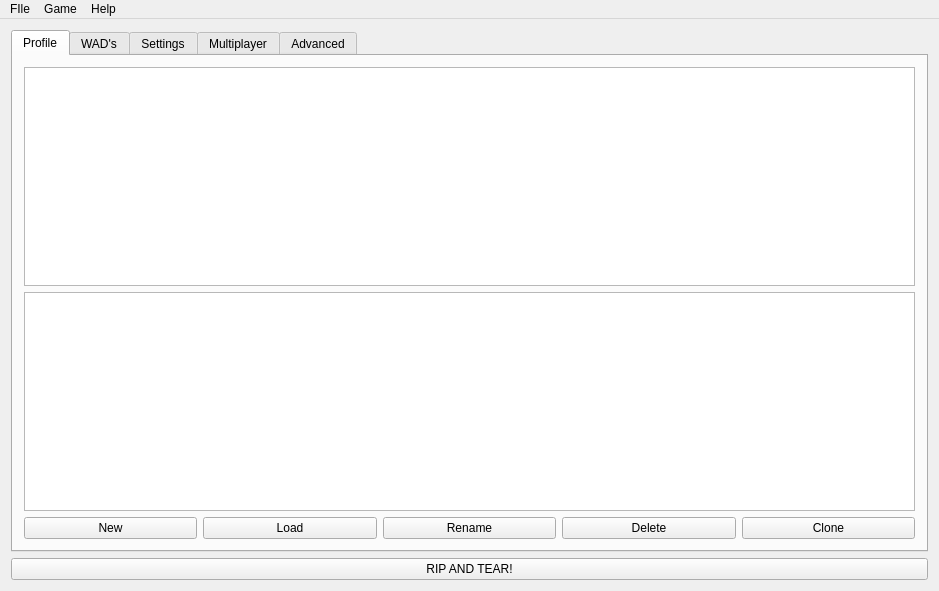
<?xml version="1.0" encoding="UTF-8"?>
<ui version="4.0">
 <class>MainWindow</class>
 <widget class="QMainWindow" name="MainWindow">
  <property name="geometry">
   <rect>
    <x>0</x>
    <y>0</y>
    <width>939</width>
    <height>591</height>
   </rect>
  </property>
  <property name="windowTitle">
   <string>Chicken Launcher</string>
  </property>
  <property name="windowIcon">
   <iconset resource="icon.qrc">
    <normaloff>:/images/chicken.png</normaloff>:/images/chicken.png</iconset>
  </property>
  <widget class="QWidget" name="centralWidget">
   <layout class="QVBoxLayout" name="verticalLayout_4">
    <item>
     <widget class="QTabWidget" name="tabWidget">
      <property name="tabShape">
       <enum>QTabWidget::Rounded</enum>
      </property>
      <property name="currentIndex">
       <number>0</number>
      </property>
      <widget class="QWidget" name="profile_tab">
       <attribute name="title">
        <string>Profile</string>
       </attribute>
       <layout class="QVBoxLayout" name="verticalLayout_3">
        <item>
         <widget class="QTableWidget" name="ltw_profile">
          <property name="sizePolicy">
           <sizepolicy hsizetype="Expanding" vsizetype="Expanding">
            <horstretch>0</horstretch>
            <verstretch>0</verstretch>
           </sizepolicy>
          </property>
          <property name="editTriggers">
           <set>QAbstractItemView::NoEditTriggers</set>
          </property>
          <property name="selectionMode">
           <enum>QAbstractItemView::SingleSelection</enum>
          </property>
          <property name="selectionBehavior">
           <enum>QAbstractItemView::SelectRows</enum>
          </property>
          <property name="showGrid">
           <bool>false</bool>
          </property>
          <attribute name="horizontalHeaderVisible">
           <bool>false</bool>
          </attribute>
          <attribute name="horizontalHeaderCascadingSectionResizes">
           <bool>false</bool>
          </attribute>
          <attribute name="horizontalHeaderDefaultSectionSize">
           <number>88</number>
          </attribute>
          <attribute name="horizontalHeaderMinimumSectionSize">
           <number>88</number>
          </attribute>
          <attribute name="verticalHeaderVisible">
           <bool>false</bool>
          </attribute>
          <attribute name="verticalHeaderDefaultSectionSize">
           <number>16</number>
          </attribute>
          <column>
           <property name="text">
            <string>Profile</string>
           </property>
           <property name="font">
            <font>
             <kerning>false</kerning>
            </font>
           </property>
          </column>
          <column>
           <property name="text">
            <string>Game</string>
           </property>
          </column>
         </widget>
        </item>
        <item>
         <widget class="QListWidget" name="lw_profile">
          <property name="selectionMode">
           <enum>QAbstractItemView::SingleSelection</enum>
          </property>
         </widget>
        </item>
        <item>
         <layout class="QHBoxLayout" name="horizontalLayout">
          <item>
           <widget class="QPushButton" name="btn_new">
            <property name="text">
             <string>New</string>
            </property>
            <property name="icon">
             <iconset resource="icon.qrc">
              <normaloff>:/images/new.svg</normaloff>:/images/new.svg</iconset>
            </property>
            <property name="iconSize">
             <size>
              <width>16</width>
              <height>16</height>
             </size>
            </property>
            <property name="checkable">
             <bool>false</bool>
            </property>
           </widget>
          </item>
          <item>
           <widget class="QPushButton" name="btn_load">
            <property name="text">
             <string>Load</string>
            </property>
            <property name="icon">
             <iconset resource="icon.qrc">
              <normaloff>:/images/load.svg</normaloff>:/images/load.svg</iconset>
            </property>
            <property name="iconSize">
             <size>
              <width>16</width>
              <height>16</height>
             </size>
            </property>
           </widget>
          </item>
          <item>
           <widget class="QPushButton" name="btn_rename">
            <property name="text">
             <string>Rename</string>
            </property>
            <property name="icon">
             <iconset resource="icon.qrc">
              <normaloff>:/images/rename.svg</normaloff>:/images/rename.svg</iconset>
            </property>
            <property name="iconSize">
             <size>
              <width>16</width>
              <height>16</height>
             </size>
            </property>
           </widget>
          </item>
          <item>
           <widget class="QPushButton" name="btn_delete">
            <property name="text">
             <string>Delete</string>
            </property>
            <property name="icon">
             <iconset resource="icon.qrc">
              <normaloff>:/images/delete.svg</normaloff>:/images/delete.svg</iconset>
            </property>
            <property name="iconSize">
             <size>
              <width>16</width>
              <height>16</height>
             </size>
            </property>
           </widget>
          </item>
          <item>
           <widget class="QPushButton" name="btn_clone">
            <property name="text">
             <string>Clone</string>
            </property>
            <property name="icon">
             <iconset resource="icon.qrc">
              <normaloff>:/images/clone.svg</normaloff>:/images/clone.svg</iconset>
            </property>
            <property name="iconSize">
             <size>
              <width>16</width>
              <height>16</height>
             </size>
            </property>
           </widget>
          </item>
         </layout>
        </item>
       </layout>
      </widget>
      <widget class="QWidget" name="wads_tab">
       <attribute name="title">
        <string>WAD's</string>
       </attribute>
       <layout class="QHBoxLayout" name="horizontalLayout_4">
        <item>
         <layout class="QHBoxLayout" name="horizontalLayout_3">
          <property name="sizeConstraint">
           <enum>QLayout::SetDefaultConstraint</enum>
          </property>
          <property name="leftMargin">
           <number>0</number>
          </property>
          <property name="rightMargin">
           <number>0</number>
          </property>
          <item>
           <layout class="QVBoxLayout" name="verticalLayout_6">
            <item>
             <widget class="QLabel" name="label_2">
              <property name="text">
               <string>IWAD:</string>
              </property>
             </widget>
            </item>
            <item>
             <widget class="QListWidget" name="lw_iwad">
              <property name="selectionMode">
               <enum>QAbstractItemView::SingleSelection</enum>
              </property>
              <property name="resizeMode">
               <enum>QListView::Adjust</enum>
              </property>
             </widget>
            </item>
            <item>
             <widget class="QLabel" name="label">
              <property name="text">
               <string>PWAD:</string>
              </property>
             </widget>
            </item>
            <item>
             <layout class="QHBoxLayout" name="horizontalLayout_2">
              <item>
               <widget class="QListWidget" name="lw_pwad">
                <property name="frameShape">
                 <enum>QFrame::StyledPanel</enum>
                </property>
                <property name="frameShadow">
                 <enum>QFrame::Sunken</enum>
                </property>
                <property name="selectionMode">
                 <enum>QAbstractItemView::SingleSelection</enum>
                </property>
                <property name="movement">
                 <enum>QListView::Static</enum>
                </property>
                <property name="isWrapping" stdset="0">
                 <bool>false</bool>
                </property>
                <property name="resizeMode">
                 <enum>QListView::Adjust</enum>
                </property>
                <property name="sortingEnabled">
                 <bool>false</bool>
                </property>
               </widget>
              </item>
              <item>
               <layout class="QVBoxLayout" name="verticalLayout_5">
                <item>
                 <widget class="QPushButton" name="btn_pwad_up">
                  <property name="toolTip">
                   <string>Move selected pwad top on 1</string>
                  </property>
                  <property name="text">
                   <string/>
                  </property>
                  <property name="icon">
                   <iconset resource="icon.qrc">
                    <normaloff>:/images/up.svg</normaloff>:/images/up.svg</iconset>
                  </property>
                  <property name="iconSize">
                   <size>
                    <width>13</width>
                    <height>13</height>
                   </size>
                  </property>
                 </widget>
                </item>
                <item>
                 <widget class="QPushButton" name="btn_pwad_top">
                  <property name="toolTip">
                   <string>Move selected pwad top</string>
                  </property>
                  <property name="text">
                   <string/>
                  </property>
                  <property name="icon">
                   <iconset resource="icon.qrc">
                    <normaloff>:/images/top.svg</normaloff>:/images/top.svg</iconset>
                  </property>
                  <property name="iconSize">
                   <size>
                    <width>13</width>
                    <height>13</height>
                   </size>
                  </property>
                 </widget>
                </item>
                <item>
                 <widget class="QPushButton" name="btn_refresh">
                  <property name="toolTip">
                   <string>Refresh pwad list</string>
                  </property>
                  <property name="text">
                   <string/>
                  </property>
                  <property name="icon">
                   <iconset resource="icon.qrc">
                    <normaloff>:/images/refresh.svg</normaloff>:/images/refresh.svg</iconset>
                  </property>
                  <property name="iconSize">
                   <size>
                    <width>16</width>
                    <height>16</height>
                   </size>
                  </property>
                 </widget>
                </item>
                <item>
                 <widget class="QPushButton" name="btn_pwad_bottom">
                  <property name="toolTip">
                   <string>Move selected pwad bottom</string>
                  </property>
                  <property name="text">
                   <string/>
                  </property>
                  <property name="icon">
                   <iconset resource="icon.qrc">
                    <normaloff>:/images/bottom.svg</normaloff>:/images/bottom.svg</iconset>
                  </property>
                  <property name="iconSize">
                   <size>
                    <width>13</width>
                    <height>13</height>
                   </size>
                  </property>
                 </widget>
                </item>
                <item>
                 <widget class="QPushButton" name="btn_pwad_down">
                  <property name="toolTip">
                   <string>Move selected pwad down on 1</string>
                  </property>
                  <property name="text">
                   <string/>
                  </property>
                  <property name="icon">
                   <iconset resource="icon.qrc">
                    <normaloff>:/images/down.svg</normaloff>:/images/down.svg</iconset>
                  </property>
                  <property name="iconSize">
                   <size>
                    <width>13</width>
                    <height>13</height>
                   </size>
                  </property>
                 </widget>
                </item>
                <item>
                 <widget class="QPushButton" name="btn_clear_selected_pwad">
                  <property name="toolTip">
                   <string>Clear all selected pwads</string>
                  </property>
                  <property name="text">
                   <string/>
                  </property>
                  <property name="icon">
                   <iconset resource="icon.qrc">
                    <normaloff>:/images/delete.svg</normaloff>:/images/delete.svg</iconset>
                  </property>
                  <property name="iconSize">
                   <size>
                    <width>13</width>
                    <height>13</height>
                   </size>
                  </property>
                 </widget>
                </item>
               </layout>
              </item>
             </layout>
            </item>
           </layout>
          </item>
          <item>
           <widget class="QPlainTextEdit" name="pt_description">
            <property name="styleSheet">
             <string notr="true"/>
            </property>
            <property name="readOnly">
             <bool>true</bool>
            </property>
            <property name="plainText">
             <string>They are rage, brutal, without mercy. But you. You will be worse. Rip and tear, until it is done!</string>
            </property>
           </widget>
          </item>
         </layout>
        </item>
       </layout>
      </widget>
      <widget class="QWidget" name="settings_tab">
       <attribute name="title">
        <string>Settings</string>
       </attribute>
       <layout class="QVBoxLayout" name="verticalLayout_7">
        <item>
         <layout class="QHBoxLayout" name="la_iwad">
          <item>
           <widget class="QLabel" name="label_3">
            <property name="text">
             <string>Path to IWADs dir:</string>
            </property>
           </widget>
          </item>
          <item>
           <widget class="QLineEdit" name="le_iwad">
            <property name="text">
             <string/>
            </property>
           </widget>
          </item>
          <item>
           <widget class="QPushButton" name="btn_iwad_path">
            <property name="text">
             <string>...</string>
            </property>
           </widget>
          </item>
         </layout>
        </item>
        <item>
         <layout class="QHBoxLayout" name="la_pwad">
          <item>
           <widget class="QLabel" name="label_4">
            <property name="text">
             <string>Path to PWADs dir:</string>
            </property>
           </widget>
          </item>
          <item>
           <widget class="QLineEdit" name="le_pwad"/>
          </item>
          <item>
           <widget class="QPushButton" name="btn_pwad_path">
            <property name="text">
             <string>...</string>
            </property>
           </widget>
          </item>
         </layout>
        </item>
        <item>
         <widget class="QLabel" name="label_9">
          <property name="text">
           <string>Advanced cmd parametrs:</string>
          </property>
         </widget>
        </item>
        <item>
         <layout class="QHBoxLayout" name="horizontalLayout_8">
          <item>
           <widget class="QLineEdit" name="le_adv_cmd_param"/>
          </item>
          <item>
           <widget class="QPushButton" name="btn_clear_advancedparam_2">
            <property name="text">
             <string>&lt;</string>
            </property>
           </widget>
          </item>
         </layout>
        </item>
        <item>
         <widget class="QLabel" name="label_5">
          <property name="text">
           <string>Advanced port parametrs:</string>
          </property>
         </widget>
        </item>
        <item>
         <layout class="QHBoxLayout" name="horizontalLayout_7">
          <item>
           <widget class="QLineEdit" name="le_adv_port_param"/>
          </item>
          <item>
           <widget class="QPushButton" name="btn_clear_advancedparam">
            <property name="text">
             <string>&lt;</string>
            </property>
           </widget>
          </item>
         </layout>
        </item>
        <item>
         <widget class="QLabel" name="label_6">
          <property name="text">
           <string>Path to port executable:</string>
          </property>
         </widget>
        </item>
        <item>
         <layout class="QHBoxLayout" name="horizontalLayout_6">
          <item>
           <widget class="QLineEdit" name="le_exe"/>
          </item>
          <item>
           <widget class="QPushButton" name="btn_exe">
            <property name="text">
             <string>...</string>
            </property>
           </widget>
          </item>
         </layout>
        </item>
        <item>
         <widget class="QLabel" name="label_10">
          <property name="text">
           <string>Port config file:</string>
          </property>
         </widget>
        </item>
        <item>
         <widget class="QListWidget" name="lw_port_configs_files"/>
        </item>
        <item>
         <layout class="QHBoxLayout" name="la_btn_port_config">
          <item>
           <widget class="QPushButton" name="btn_new_config">
            <property name="text">
             <string>new</string>
            </property>
           </widget>
          </item>
          <item>
           <widget class="QPushButton" name="btn_load_config">
            <property name="text">
             <string>load</string>
            </property>
           </widget>
          </item>
          <item>
           <widget class="QPushButton" name="btn_delete_config">
            <property name="text">
             <string>delete</string>
            </property>
           </widget>
          </item>
         </layout>
        </item>
        <item>
         <spacer name="verticalSpacer">
          <property name="orientation">
           <enum>Qt::Vertical</enum>
          </property>
          <property name="sizeHint" stdset="0">
           <size>
            <width>20</width>
            <height>40</height>
           </size>
          </property>
         </spacer>
        </item>
       </layout>
      </widget>
      <widget class="QWidget" name="network_tab">
       <attribute name="title">
        <string>Multiplayer</string>
       </attribute>
       <layout class="QHBoxLayout" name="horizontalLayout_13">
        <item>
         <widget class="QGroupBox" name="gb_join">
          <property name="title">
           <string>Join</string>
          </property>
          <property name="checkable">
           <bool>true</bool>
          </property>
          <property name="checked">
           <bool>false</bool>
          </property>
          <layout class="QVBoxLayout" name="verticalLayout_8">
           <item>
            <layout class="QHBoxLayout" name="horizontalLayout_11">
             <item>
              <widget class="QLabel" name="label_8">
               <property name="text">
                <string>Host's IP address:</string>
               </property>
              </widget>
             </item>
             <item>
              <widget class="QLineEdit" name="le_ip"/>
             </item>
             <item>
              <widget class="QPushButton" name="btn_clear_ip">
               <property name="text">
                <string>&lt;</string>
               </property>
              </widget>
             </item>
            </layout>
           </item>
           <item>
            <layout class="QHBoxLayout" name="horizontalLayout_12">
             <item>
              <widget class="QLabel" name="label_12">
               <property name="text">
                <string>Port:</string>
               </property>
              </widget>
             </item>
             <item>
              <widget class="QLineEdit" name="le_port"/>
             </item>
             <item>
              <widget class="QPushButton" name="btn_clear_port">
               <property name="text">
                <string>&lt;</string>
               </property>
              </widget>
             </item>
             <item>
              <spacer name="horizontalSpacer_2">
               <property name="orientation">
                <enum>Qt::Horizontal</enum>
               </property>
               <property name="sizeHint" stdset="0">
                <size>
                 <width>40</width>
                 <height>20</height>
                </size>
               </property>
              </spacer>
             </item>
            </layout>
           </item>
           <item>
            <spacer name="verticalSpacer_5">
             <property name="orientation">
              <enum>Qt::Vertical</enum>
             </property>
             <property name="sizeHint" stdset="0">
              <size>
               <width>20</width>
               <height>40</height>
              </size>
             </property>
            </spacer>
           </item>
          </layout>
         </widget>
        </item>
        <item>
         <spacer name="horizontalSpacer">
          <property name="orientation">
           <enum>Qt::Horizontal</enum>
          </property>
          <property name="sizeHint" stdset="0">
           <size>
            <width>40</width>
            <height>20</height>
           </size>
          </property>
         </spacer>
        </item>
       </layout>
      </widget>
      <widget class="QWidget" name="advanced_tab">
       <attribute name="title">
        <string>Advanced</string>
       </attribute>
       <layout class="QGridLayout" name="gridLayout">
        <item row="3" column="0">
         <spacer name="verticalSpacer_7">
          <property name="orientation">
           <enum>Qt::Vertical</enum>
          </property>
          <property name="sizeHint" stdset="0">
           <size>
            <width>20</width>
            <height>90</height>
           </size>
          </property>
         </spacer>
        </item>
        <item row="2" column="0">
         <widget class="QGroupBox" name="gb_demos">
          <property name="title">
           <string>Demos</string>
          </property>
          <property name="flat">
           <bool>false</bool>
          </property>
          <property name="checkable">
           <bool>false</bool>
          </property>
          <layout class="QVBoxLayout" name="verticalLayout_9">
           <item>
            <widget class="QCheckBox" name="cb_recorddemo">
             <property name="toolTip">
              <string>&lt;html&gt;&lt;head/&gt;&lt;body&gt;&lt;p&gt;Records a demo. The -warp parameter or +map command should also be used if you do not want to record the demo on MAP01 or E1M1. You may only record from the start of a map. Loading a savegame and recording&lt;br/&gt;from there is unsupported.&lt;/p&gt;&lt;/body&gt;&lt;/html&gt;</string>
             </property>
             <property name="text">
              <string>Record demo</string>
             </property>
            </widget>
           </item>
           <item>
            <layout class="QHBoxLayout" name="horizontalLayout_18">
             <item>
              <widget class="QLabel" name="lb_playdemo">
               <property name="cursor">
                <cursorShape>WhatsThisCursor</cursorShape>
               </property>
               <property name="toolTip">
                <string>&lt;html&gt;&lt;head/&gt;&lt;body&gt;ZDoom will automatically play the specified demo when it starts. If the .lmp&lt;br&gt; extension is omitted, it will automatically be added.&lt;/body&gt;&lt;/html&gt;</string>
               </property>
               <property name="text">
                <string>Play demo:</string>
               </property>
              </widget>
             </item>
             <item>
              <widget class="QLineEdit" name="le_playdemo"/>
             </item>
             <item>
              <widget class="QPushButton" name="btn_clear_playdemo">
               <property name="text">
                <string>&lt;</string>
               </property>
              </widget>
             </item>
             <item>
              <widget class="QPushButton" name="btn_pick_demo_file">
               <property name="text">
                <string>...</string>
               </property>
              </widget>
             </item>
            </layout>
           </item>
           <item>
            <layout class="QHBoxLayout" name="horizontalLayout_19">
             <item>
              <widget class="QLabel" name="lb_playdemo2">
               <property name="cursor">
                <cursorShape>WhatsThisCursor</cursorShape>
               </property>
               <property name="toolTip">
                <string>&lt;html&gt;&lt;head/&gt;&lt;body&gt;Plays back a demo faster than -playdemo and displays a framerate when the demo is over.&lt;br&gt; If the .lmp extension is omitted, it will automatically be added.&lt;/body&gt;&lt;/html&gt;</string>
               </property>
               <property name="text">
                <string>Time demo:</string>
               </property>
              </widget>
             </item>
             <item>
              <widget class="QLineEdit" name="le_playdemo_2"/>
             </item>
             <item>
              <widget class="QPushButton" name="btn_clear_playdemo2">
               <property name="text">
                <string>&lt;</string>
               </property>
              </widget>
             </item>
             <item>
              <widget class="QPushButton" name="btn_pick_demo_file_2">
               <property name="text">
                <string>...</string>
               </property>
              </widget>
             </item>
            </layout>
           </item>
          </layout>
         </widget>
        </item>
        <item row="0" column="0">
         <widget class="QGroupBox" name="gb_game">
          <property name="title">
           <string>Game</string>
          </property>
          <layout class="QVBoxLayout" name="verticalLayout_10">
           <item>
            <layout class="QHBoxLayout" name="horizontalLayout_14">
             <item>
              <widget class="QLabel" name="label_7">
               <property name="cursor">
                <cursorShape>WhatsThisCursor</cursorShape>
               </property>
               <property name="toolTip">
                <string>e.g. DOOM - E1M2, DOOM II - 12</string>
               </property>
               <property name="text">
                <string>Map:</string>
               </property>
              </widget>
             </item>
             <item>
              <spacer name="horizontalSpacer_6">
               <property name="orientation">
                <enum>Qt::Horizontal</enum>
               </property>
               <property name="sizeHint" stdset="0">
                <size>
                 <width>20</width>
                 <height>20</height>
                </size>
               </property>
              </spacer>
             </item>
             <item>
              <widget class="QLineEdit" name="le_map">
               <property name="inputMask">
                <string/>
               </property>
               <property name="maxLength">
                <number>4</number>
               </property>
              </widget>
             </item>
             <item>
              <spacer name="horizontalSpacer_3">
               <property name="orientation">
                <enum>Qt::Horizontal</enum>
               </property>
               <property name="sizeHint" stdset="0">
                <size>
                 <width>170</width>
                 <height>20</height>
                </size>
               </property>
              </spacer>
             </item>
             <item>
              <widget class="QCheckBox" name="cb_skill">
               <property name="text">
                <string>Skill:</string>
               </property>
              </widget>
             </item>
             <item>
              <widget class="QComboBox" name="cob_skill">
               <item>
                <property name="text">
                 <string>I'm too young to die.</string>
                </property>
               </item>
               <item>
                <property name="text">
                 <string>Hey, not too rough.</string>
                </property>
               </item>
               <item>
                <property name="text">
                 <string>Hurt me plenty.</string>
                </property>
               </item>
               <item>
                <property name="text">
                 <string>Ultra -- Violence.</string>
                </property>
               </item>
               <item>
                <property name="text">
                 <string>Nightmare!</string>
                </property>
               </item>
              </widget>
             </item>
            </layout>
           </item>
           <item>
            <layout class="QHBoxLayout" name="horizontalLayout_15">
             <item>
              <widget class="QCheckBox" name="cb_nosound">
               <property name="toolTip">
                <string>Disables both music and sound effects.</string>
               </property>
               <property name="text">
                <string>No sound</string>
               </property>
              </widget>
             </item>
             <item>
              <widget class="QCheckBox" name="cb_nomusic">
               <property name="toolTip">
                <string>Prevents the playback of music.</string>
               </property>
               <property name="text">
                <string>No music</string>
               </property>
              </widget>
             </item>
             <item>
              <widget class="QCheckBox" name="cb_nosfx">
               <property name="toolTip">
                <string>Prevents the playback of sound effects.</string>
               </property>
               <property name="text">
                <string>No sfx</string>
               </property>
              </widget>
             </item>
             <item>
              <widget class="QCheckBox" name="cb_oldsprites">
               <property name="toolTip">
                <string>Disables sprite renaming. Unless you are playing a mod for Heretic, Hexen or Strife that replaced a few select sprites, you do not need this.</string>
               </property>
               <property name="text">
                <string>Old sprites</string>
               </property>
              </widget>
             </item>
             <item>
              <widget class="QCheckBox" name="cb_noautoload">
               <property name="toolTip">
                <string>&lt;html&gt;&lt;head/&gt;&lt;body&gt;Prevents files from being autoloaded based on the “AutoLoad” sections in&lt;br&gt;the user's configuration file. This flag also disables autoloading of zvox.wad and the skins directory. This can be useful if you use files which are autoloaded when playing normally, but want to load without them for debugging purposes or to play a mod which might be incompatible with them.&lt;/body&gt;&lt;/html&gt;</string>
               </property>
               <property name="text">
                <string>No autoload</string>
               </property>
              </widget>
             </item>
            </layout>
           </item>
           <item>
            <layout class="QHBoxLayout" name="horizontalLayout_16">
             <item>
              <widget class="QCheckBox" name="cb_nostartup">
               <property name="toolTip">
                <string>Disables the startup screens used by Heretic, Hexen and Strife, and use the Doom text-mode startup instead.</string>
               </property>
               <property name="text">
                <string>No startup</string>
               </property>
              </widget>
             </item>
             <item>
              <widget class="QCheckBox" name="cb_stdout">
               <property name="text">
                <string>stdout (for Win32)</string>
               </property>
              </widget>
             </item>
            </layout>
           </item>
           <item>
            <layout class="QHBoxLayout" name="horizontalLayout_17">
             <item>
              <widget class="QLabel" name="label_11">
               <property name="cursor">
                <cursorShape>WhatsThisCursor</cursorShape>
               </property>
               <property name="toolTip">
                <string>&lt;html&gt;&lt;head/&gt;&lt;body&gt;&lt;p&gt;See doom folder on windows, ~/.config/(g)zdoom on Linux,&lt;br/&gt;~/Library/Application Support/ZDoom on OSX.&lt;/p&gt;&lt;p&gt;&lt;span style=&quot; font-weight:600;&quot;&gt;Make sure you set IWAD and PWAD (if need) in zdoom config.&lt;/span&gt;&lt;/p&gt;&lt;p&gt;&lt;span style=&quot; font-weight:600; color:#ff0000;&quot;&gt;WARNING:&lt;/span&gt; On other ports see documentation. But I don't know if it can load saves.&lt;/p&gt;&lt;/body&gt;&lt;/html&gt;</string>
               </property>
               <property name="text">
                <string>Load game:</string>
               </property>
              </widget>
             </item>
             <item>
              <widget class="QLineEdit" name="le_loadgame"/>
             </item>
             <item>
              <widget class="QPushButton" name="btn_clear_loadgame">
               <property name="text">
                <string>&lt;</string>
               </property>
              </widget>
             </item>
             <item>
              <widget class="QPushButton" name="btn_loadgame">
               <property name="text">
                <string>...</string>
               </property>
              </widget>
             </item>
            </layout>
           </item>
          </layout>
         </widget>
        </item>
        <item row="1" column="0">
         <widget class="QGroupBox" name="gb_game_darkplaces">
          <property name="title">
           <string>Game</string>
          </property>
          <layout class="QVBoxLayout" name="verticalLayout_12">
           <item>
            <widget class="QCheckBox" name="cb_darkplaces_water">
             <property name="toolTip">
              <string>+r_water 1</string>
             </property>
             <property name="text">
              <string>Water</string>
             </property>
            </widget>
           </item>
          </layout>
         </widget>
        </item>
        <item row="0" column="1">
         <spacer name="horizontalSpacer_4">
          <property name="orientation">
           <enum>Qt::Horizontal</enum>
          </property>
          <property name="sizeHint" stdset="0">
           <size>
            <width>40</width>
            <height>20</height>
           </size>
          </property>
         </spacer>
        </item>
       </layout>
      </widget>
     </widget>
    </item>
    <item>
     <widget class="QPushButton" name="btn_start">
      <property name="toolTip">
       <string>Play Doom</string>
      </property>
      <property name="text">
       <string>RIP AND TEAR!</string>
      </property>
      <property name="icon">
       <iconset resource="icon.qrc">
        <normaloff>:/images/chicken.png</normaloff>:/images/chicken.png</iconset>
      </property>
      <property name="iconSize">
       <size>
        <width>16</width>
        <height>30</height>
       </size>
      </property>
     </widget>
    </item>
   </layout>
  </widget>
  <widget class="QMenuBar" name="menuBar">
   <property name="geometry">
    <rect>
     <x>0</x>
     <y>0</y>
     <width>939</width>
     <height>22</height>
    </rect>
   </property>
   <widget class="QMenu" name="menuFIle">
    <property name="title">
     <string>FIle</string>
    </property>
    <addaction name="actionMinimize_to_tray_Ctrl_T"/>
    <addaction name="actionSearch_PWAD"/>
    <addaction name="actionPreferences"/>
    <addaction name="separator"/>
    <addaction name="actionExit_Ctrl_Q"/>
   </widget>
   <widget class="QMenu" name="menuHelp">
    <property name="title">
     <string>Help</string>
    </property>
    <addaction name="actionAbout_Chicken_Launcher"/>
    <addaction name="actionAbout_QT"/>
   </widget>
   <widget class="QMenu" name="menuGame">
    <property name="title">
     <string>Game</string>
    </property>
    <addaction name="actionGZDoom"/>
    <addaction name="actionDarkPlaces"/>
   </widget>
   <addaction name="menuFIle"/>
   <addaction name="menuGame"/>
   <addaction name="menuHelp"/>
  </widget>
  <action name="actionExit_Ctrl_Q">
   <property name="text">
    <string>Exit (Ctrl-Q)</string>
   </property>
  </action>
  <action name="actionMinimize_to_tray_Ctrl_T">
   <property name="text">
    <string>Minimize to tray (Ctrl-T)</string>
   </property>
  </action>
  <action name="actionAbout_Chicken_Launcher">
   <property name="text">
    <string>About &quot;Chicken Launcher&quot;</string>
   </property>
  </action>
  <action name="actionAbout_QT">
   <property name="text">
    <string>About &quot;Qt&quot;</string>
   </property>
  </action>
  <action name="actionPreferences">
   <property name="text">
    <string>Settings</string>
   </property>
  </action>
  <action name="actionSearch_PWAD">
   <property name="text">
    <string>Search... (Ctrl+F)</string>
   </property>
   <property name="toolTip">
    <string>Search PWAD (in list) (Ctrl+F)</string>
   </property>
   <property name="shortcut">
    <string>Ctrl+F</string>
   </property>
  </action>
  <action name="actionGZDoom">
   <property name="checkable">
    <bool>true</bool>
   </property>
   <property name="text">
    <string>GZDoom</string>
   </property>
  </action>
  <action name="actionDarkPlaces">
   <property name="checkable">
    <bool>true</bool>
   </property>
   <property name="text">
    <string>DarkPlaces</string>
   </property>
  </action>
 </widget>
 <layoutdefault spacing="6" margin="11"/>
 <resources>
  <include location="icon.qrc"/>
 </resources>
 <connections/>
</ui>
